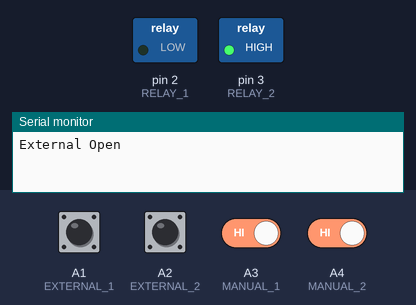
Bench run of a program on a simulated Arduino Nano, built with avr-gcc and run on an emulated ATmega328P. On the bench: switched loads named in the program (green lamp = pin HIGH), the last lines printed to the serial monitor. Inputs (shaded band) come from the test bench; at power-on: A1 (EXTERNAL_1), A2 (EXTERNAL_2), A3 (MANUAL_1), A4 (MANUAL_2) HIGH.

Above: at 1.2 s.
1.3 s: A1 (EXTERNAL_1) pulled LOW for 0.15 s
At 2.0 s:
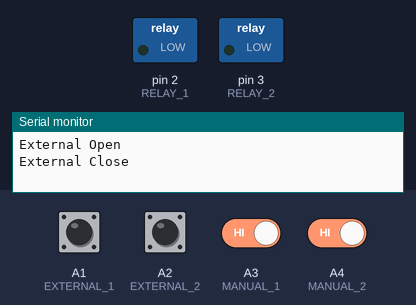
2.9 s: A2 (EXTERNAL_2) pulled LOW for 0.15 s
At 3.3 s:
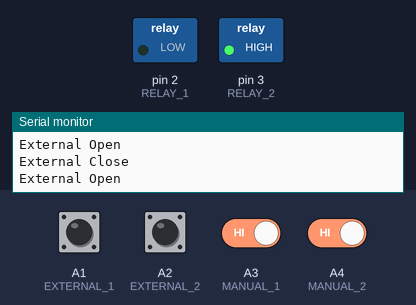
4.5 s: A1 (EXTERNAL_1) pulled LOW for 1 s
At 5.8 s:
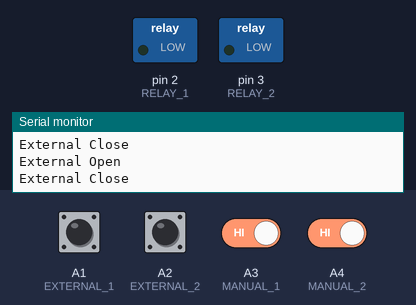
7.0 s: A2 (EXTERNAL_2) driven LOW and A3 (MANUAL_1) driven LOW
At 7.8 s:
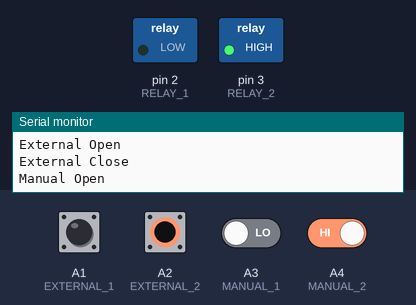
10.0 s: A3 (MANUAL_1) driven HIGH and A4 (MANUAL_2) driven LOW
At 13.4 s:
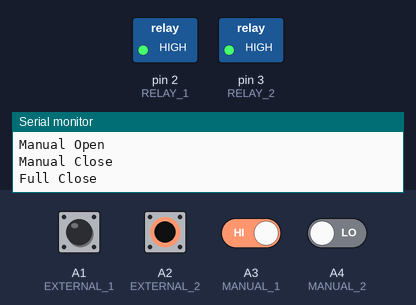
Timing chart, 0 to 14.0 s (numbered marks = the images above; inputs shaded):
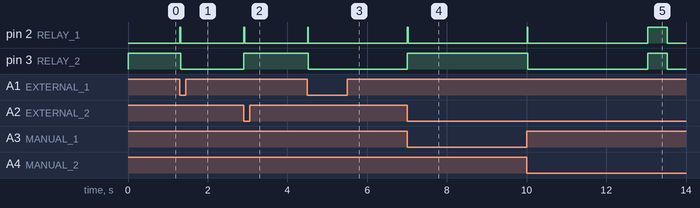

The program:

main.cpp
```cpp
#include <Arduino.h>

#define RELAY_1 2
#define RELAY_2 3
#define MANUAL_1 A3
#define MANUAL_2 A4
#define EXTERNAL_1 A1
#define EXTERNAL_2 A2
#define EXTERNAL_INVERT true
#define FULL_ACTION_TIME 70e3
#define FULL_CONTROL_TIME 3e3

uint8_t status = 0; // 0 - wait, 1 - open, 2 - close, 3 - full open, 4 - full close, 11 - external open, 12 - external close
uint32_t actionStarted;

void openCurtain() {
  digitalWrite(RELAY_1, LOW);
  digitalWrite(RELAY_2, HIGH);
}

void closeCurtain() {
  digitalWrite(RELAY_1, LOW);
  digitalWrite(RELAY_2, LOW);
}

void stopCurtain() {
  digitalWrite(RELAY_1, HIGH);
  digitalWrite(RELAY_2, HIGH);
}

void setup() {
  Serial.begin(9600);
  pinMode(RELAY_1, OUTPUT);
  pinMode(RELAY_2, OUTPUT);
  stopCurtain();
  pinMode(MANUAL_1, INPUT_PULLUP);
  pinMode(MANUAL_2, INPUT_PULLUP);
  pinMode(EXTERNAL_1, INPUT_PULLUP);
  pinMode(EXTERNAL_2, INPUT_PULLUP);
}

void loop() {
  //Serial.print(status);
  if (status == 0) {
    if (digitalRead(MANUAL_1) == LOW) {
      Serial.println("Manual Open");
      status = 1;
      actionStarted = millis();
      openCurtain();
      delay(200);
    } else if (digitalRead(MANUAL_2) == LOW) {
      Serial.println("Manual Close");
      status = 2;
      actionStarted = millis();
      closeCurtain();
      delay(200);
    } else if (digitalRead(EXTERNAL_1) == (EXTERNAL_INVERT ? HIGH : LOW)) {
      Serial.println("External Open");
      status = 11;
      actionStarted = millis();
      openCurtain();
      delay(200);
    } else if (digitalRead(EXTERNAL_2) == (EXTERNAL_INVERT ? HIGH : LOW)) {
      Serial.println("External Close");
      status = 12;
      actionStarted = millis();
      closeCurtain();
      delay(200);
    }
  } else if (status == 1) {
    // OPENING
    if (digitalRead(MANUAL_1) == HIGH) {
      status = 0;
      stopCurtain();
    } else if ((millis() - actionStarted) > FULL_CONTROL_TIME) {
      Serial.println("Full Open");
      actionStarted = millis();
      status = 3;
      stopCurtain();
      delay(500);
      openCurtain();
      delay(2000);
    }
  } else if (status == 2) {
    // CLOSING
    if (digitalRead(MANUAL_2) == HIGH) {
      status = 0;
      stopCurtain();
    } else if ((millis() - actionStarted) > FULL_CONTROL_TIME) {
      Serial.println("Full Close");
      actionStarted = millis();
      status = 4;
      stopCurtain();
      delay(500);
      closeCurtain();
      delay(2000);
    }
  } else if (status == 3) {
    // FULL OPEN
    if (digitalRead(MANUAL_1) == LOW || digitalRead(MANUAL_2) == LOW) {
      status = 0;
      stopCurtain();
      delay(1000);
    } else if ((millis() - actionStarted) > FULL_ACTION_TIME) {
      status = 0;
      stopCurtain();
    }
  } else if (status == 4) {
    // FULL CLOSE
    if (digitalRead(MANUAL_1) == LOW || digitalRead(MANUAL_2) == LOW) {
      status = 0;
      stopCurtain();
      delay(1000);
    } else if ((millis() - actionStarted) > FULL_ACTION_TIME) {
      status = 0;
      stopCurtain();
    }
  } else if (status == 11) {
    // OPENING
    if (digitalRead(EXTERNAL_1) == (EXTERNAL_INVERT ? LOW : HIGH) || (millis() - actionStarted) > FULL_ACTION_TIME) {
      status = 0;
      stopCurtain();
    }
  } else if (status == 12) {
    // OPENING
    if (digitalRead(EXTERNAL_2) == (EXTERNAL_INVERT ? LOW : HIGH) || (millis() - actionStarted) > FULL_ACTION_TIME) {
      status = 0;
      stopCurtain();
    }
  }
  delay(20);
}
```

Measured:
- after the input at 1.3 s, pin 2 (RELAY_1): LOW → HIGH at once, → LOW 0.02 s later; pin 3 (RELAY_2): HIGH → LOW at once
- after the input at 2.9 s, pin 2 (RELAY_1): LOW → HIGH at once, → LOW 0.02 s later; pin 3 (RELAY_2): LOW → HIGH at once
- after the input at 4.5 s, pin 2 (RELAY_1): LOW → HIGH at once, → LOW 0.02 s later; pin 3 (RELAY_2): HIGH → LOW at once
- after the input at 7.0 s, pin 2 (RELAY_1): LOW → HIGH at once, → LOW 0.02 s later; pin 3 (RELAY_2): LOW → HIGH at once
- after the input at 10.0 s, pin 3 (RELAY_2): HIGH → LOW at once, → HIGH 3.0 s later, → LOW 0.50 s later
